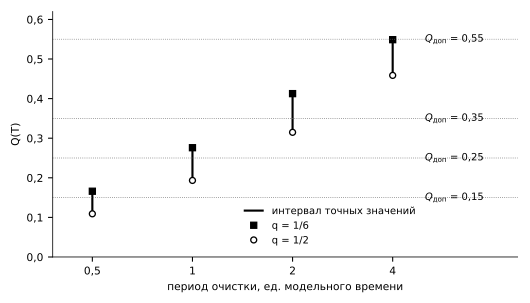

Source code (Python):
"""Рисунок 2.7 — учебная модель: интервалы точных значений Q(T) при четырёх периодах очистки.

Показываются только рассчитанные точки: для каждого периода — вертикальный интервал
между точными значениями при q = 1/2 и q = 1/6; промежуточные периоды не интерполируются.
Данные: thesis/ch2/data/res001_exact.csv (точные значения по принятой формуле).
Повтор из корня репозитория: python3 thesis/figures/ch2/fig2_07_identified_set.py
Выход: thesis/figures/ch2/fig2_07_identified_set.svg
"""
import csv
import sys
from pathlib import Path

sys.path.insert(0, str(Path(__file__).resolve().parent))
from common import CM, plt, save  # noqa: E402

root = Path(__file__).resolve().parents[3]
rows = list(csv.DictReader(open(root / "thesis/ch2/data/res001_exact.csv", encoding="utf-8")))
val = {(r["модель"], float(r["период"])): float(r["Q_точн"]) for r in rows}
periods = sorted({p for _, p in val})
fig, ax = plt.subplots(figsize=(14 * CM, 8 * CM))
for i, p in enumerate(periods):
    lo, hi = val[("J-A", p)], val[("J-B", p)]
    ax.vlines(p, lo, hi, color="black", lw=1.6, label="интервал точных значений" if i == 0 else None)
    ax.plot(p, hi, "s", color="black", ms=4.5, label="q = 1/6" if i == 0 else None)
    ax.plot(p, lo, "o", color="black", ms=4.5, mfc="white", label="q = 1/2" if i == 0 else None)
for eps in (0.15, 0.25, 0.35, 0.55):
    ax.axhline(eps, color="0.45", lw=0.6, ls=":")
    ax.text(5.0, eps, "$Q_{\\mathrm{доп}}$ = " + str(eps).replace(".", ","), va="center", fontsize=7.5)
ax.set_xscale("log", base=2)
ax.set_xticks(periods, [str(p).replace(".0", "").replace(".", ",") for p in periods])
ax.set_xlim(0.38, 9.5)
ax.set_ylim(0, 0.62)
ax.set_xlabel("период очистки, ед. модельного времени")
ax.set_ylabel("Q(T)")
ax.yaxis.set_major_formatter(plt.FuncFormatter(lambda v, _: f"{v:.1f}".replace(".", ",")))
for s in ("top", "right"):
    ax.spines[s].set_visible(False)
ax.legend(loc="lower right", bbox_to_anchor=(0.80, 0.01), frameon=False, fontsize=7.5)
fig.tight_layout()
out = Path(__file__).resolve().parent / "fig2_07_identified_set"
save(fig, str(out), preview=sys.argv[1] if len(sys.argv) > 1 else None)
